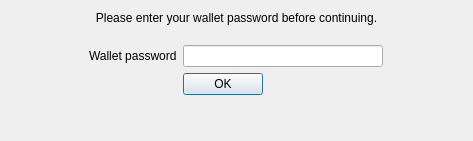
<?xml version="1.0" encoding="UTF-8"?>
<ui version="4.0">
 <class>Dialog</class>
 <widget class="QDialog" name="Dialog">
  <property name="geometry">
   <rect>
    <x>0</x>
    <y>0</y>
    <width>473</width>
    <height>141</height>
   </rect>
  </property>
  <property name="sizePolicy">
   <sizepolicy hsizetype="Preferred" vsizetype="Preferred">
    <horstretch>0</horstretch>
    <verstretch>0</verstretch>
   </sizepolicy>
  </property>
  <property name="windowTitle">
   <string>Unlock wallet</string>
  </property>
  <property name="modal">
   <bool>true</bool>
  </property>
  <layout class="QVBoxLayout" name="verticalLayout">
   <item>
    <widget class="QLabel" name="helper_text">
     <property name="sizePolicy">
      <sizepolicy hsizetype="Ignored" vsizetype="Maximum">
       <horstretch>0</horstretch>
       <verstretch>0</verstretch>
      </sizepolicy>
     </property>
     <property name="text">
      <string>Please enter your wallet password before continuing.</string>
     </property>
     <property name="alignment">
      <set>Qt::AlignCenter</set>
     </property>
    </widget>
   </item>
   <item>
    <widget class="QWidget" name="widget" native="true">
     <property name="sizePolicy">
      <sizepolicy hsizetype="Preferred" vsizetype="Fixed">
       <horstretch>0</horstretch>
       <verstretch>0</verstretch>
      </sizepolicy>
     </property>
     <property name="maximumSize">
      <size>
       <width>16777215</width>
       <height>126</height>
      </size>
     </property>
     <layout class="QHBoxLayout" name="horizontalLayout_3">
      <property name="topMargin">
       <number>5</number>
      </property>
      <property name="bottomMargin">
       <number>5</number>
      </property>
      <item>
       <widget class="QWidget" name="form_wrap" native="true">
        <property name="sizePolicy">
         <sizepolicy hsizetype="Maximum" vsizetype="Expanding">
          <horstretch>0</horstretch>
          <verstretch>0</verstretch>
         </sizepolicy>
        </property>
        <layout class="QFormLayout" name="formLayout">
         <property name="labelAlignment">
          <set>Qt::AlignCenter</set>
         </property>
         <property name="formAlignment">
          <set>Qt::AlignHCenter|Qt::AlignTop</set>
         </property>
         <item row="0" column="0">
          <widget class="QLabel" name="password_label">
           <property name="text">
            <string>Wallet password</string>
           </property>
           <property name="buddy">
            <cstring>password_input</cstring>
           </property>
          </widget>
         </item>
         <item row="0" column="1">
          <widget class="QLineEdit" name="password_input">
           <property name="minimumSize">
            <size>
             <width>200</width>
             <height>0</height>
            </size>
           </property>
           <property name="echoMode">
            <enum>QLineEdit::Password</enum>
           </property>
          </widget>
         </item>
         <item row="2" column="1">
          <widget class="QPushButton" name="ok_button">
           <property name="sizePolicy">
            <sizepolicy hsizetype="Fixed" vsizetype="Fixed">
             <horstretch>0</horstretch>
             <verstretch>0</verstretch>
            </sizepolicy>
           </property>
           <property name="cursor">
            <cursorShape>PointingHandCursor</cursorShape>
           </property>
           <property name="text">
            <string>OK</string>
           </property>
          </widget>
         </item>
        </layout>
       </widget>
      </item>
     </layout>
    </widget>
   </item>
   <item>
    <spacer name="verticalSpacer">
     <property name="orientation">
      <enum>Qt::Vertical</enum>
     </property>
     <property name="sizeType">
      <enum>QSizePolicy::Expanding</enum>
     </property>
     <property name="sizeHint" stdset="0">
      <size>
       <width>20</width>
       <height>25</height>
      </size>
     </property>
    </spacer>
   </item>
  </layout>
 </widget>
 <resources/>
 <connections/>
</ui>
